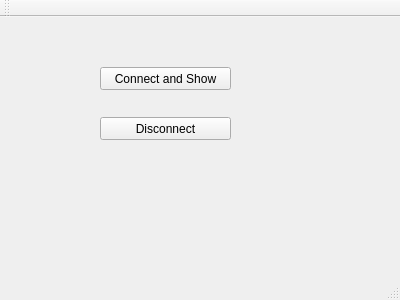
<?xml version="1.0" encoding="UTF-8"?>
<ui version="4.0">
 <class>MainWindow</class>
 <widget class="QMainWindow" name="MainWindow">
  <property name="geometry">
   <rect>
    <x>0</x>
    <y>0</y>
    <width>400</width>
    <height>300</height>
   </rect>
  </property>
  <property name="windowTitle">
   <string>MainWindow</string>
  </property>
  <widget class="QWidget" name="centralWidget">
   <widget class="QPushButton" name="pushButton">
    <property name="geometry">
     <rect>
      <x>100</x>
      <y>50</y>
      <width>131</width>
      <height>23</height>
     </rect>
    </property>
    <property name="text">
     <string>Connect and Show</string>
    </property>
   </widget>
   <widget class="QPushButton" name="pushButton_2">
    <property name="geometry">
     <rect>
      <x>100</x>
      <y>100</y>
      <width>131</width>
      <height>23</height>
     </rect>
    </property>
    <property name="text">
     <string>Disconnect</string>
    </property>
   </widget>
  </widget>
  <widget class="QMenuBar" name="menuBar">
   <property name="geometry">
    <rect>
     <x>0</x>
     <y>0</y>
     <width>400</width>
     <height>21</height>
    </rect>
   </property>
  </widget>
  <widget class="QToolBar" name="mainToolBar">
   <attribute name="toolBarArea">
    <enum>TopToolBarArea</enum>
   </attribute>
   <attribute name="toolBarBreak">
    <bool>false</bool>
   </attribute>
  </widget>
  <widget class="QStatusBar" name="statusBar"/>
 </widget>
 <layoutdefault spacing="6" margin="11"/>
 <resources/>
 <connections/>
</ui>
